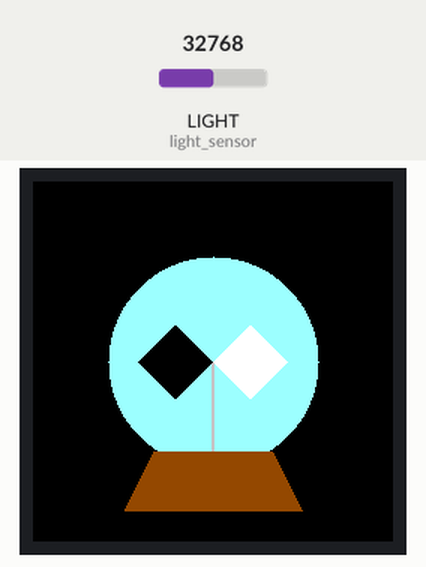
The program below on a simulated CircuitPython board. On the bench: 240×240 colour display. The test bench sets the inputs (shaded band); at power-on: LIGHT (light_sensor) = 32768 (analog values on the 0–65535 scale).

Above: at 0.13 s.
At 1.2 s:
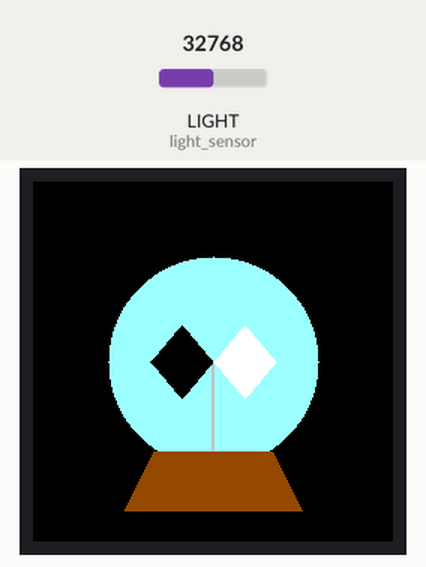
1.3 s: LIGHT (light_sensor) set to 45874
At 3.11 s:
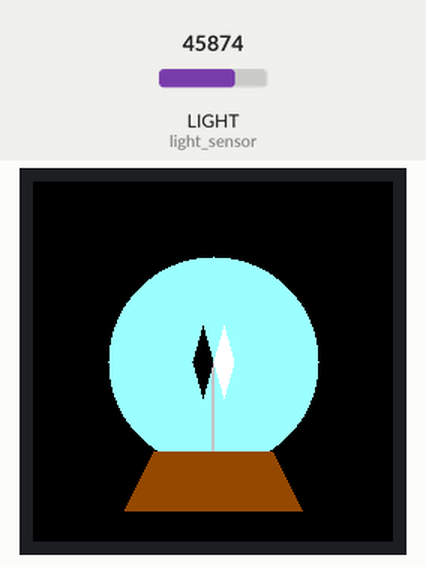
4.3 s: LIGHT (light_sensor) set to 57670
Timing chart, 0 to 7.3 s (numbered marks = the images above; inputs shaded):
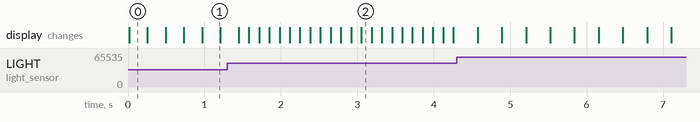

The program:

Crookes-Radio.py
```python
"""

Crookes Radiometer for CircuitPython on CPB TFT Gizmo
Jean Paul Lorrain - 4/10/22
MIT License...

"""

import board
import time
import displayio
import vectorio
import analogio
import simpleio
from adafruit_gizmo import tft_gizmo

displayio.release_displays()  # does the gizmo initialization include a display release?

display = tft_gizmo.TFT_Gizmo()

main_group = displayio.Group()
display.show(main_group)

bg_pal = displayio.Palette(1)
bg_pal[0] = 0x99ffff  # light blue
bg_circle = vectorio.Circle(pixel_shader=bg_pal, radius=70, x=120, y=120)

stick_pal = displayio.Palette(1)
stick_pal[0] = 0xc0c0c0  # silver
center_stick = vectorio.Rectangle(pixel_shader=stick_pal, width=2, height=70, x=119, y=120)

base_pal = displayio.Palette(1)
base_pal[0] = 0x964b00  # brown
base_points = [(0, 0), (20, -40), (100, -40), (120, 0)]
base_poly = vectorio.Polygon(pixel_shader=base_pal, points=base_points, x=60, y=220)

black_pal = displayio.Palette(1)
black_pal[0] = 0x000000
black_points = [(-50, 0), (-25, 25), (0, 0), (-25, -25)]
black_vane = vectorio.Polygon(pixel_shader=black_pal, points=black_points, x=120, y=120)

white_pal = displayio.Palette(1)
white_pal[0] = 0xffffff
white_points = [(0, 0), (25, 25), (50, 0), (25, -25)]
white_vane = vectorio.Polygon(pixel_shader=white_pal, points=white_points, x=120, y=120)

main_group.append(bg_circle)
main_group.append(center_stick)
main_group.append(base_poly)
main_group.append(black_vane)
main_group.append(white_vane)

light_sensor = analogio.AnalogIn(board.LIGHT)

# mapping the light_sensor.value's low to the time value delay_high seems to work ok

# It took me a while to settle on a value for delay_high.  I still wanted
# to see the animation run at a reasonable speed in lower light levels, but
# the actual Crookes Radiometer on my windowsill only spins in direct sunlight.
# A lower value for delay_high increases animation speed in low light.

delay_low = (0.001)
delay_high = (0.5)

while True:

    for i in range(25, 0, -1):
        black_vane.points = [(-(2*i), 0), (-(i), 25), (0, 0), (-(i), -25)]
        white_vane.points = [(0, 0), ((i), 25), ((2*i), 0), ((i), -25)]
        # print(i)
        time.sleep(simpleio.map_range(light_sensor.value, 0, 62500, delay_high, delay_low))

    for i in range(0, 25, 1):
        black_vane.points = [(-(2*i), 0), (-(i), 25), (0, 0), (-(i), -25)]
        white_vane.points = [(0, 0), ((i), 25), ((2*i), 0), ((i), -25)]
        # print(i)
        time.sleep(simpleio.map_range(light_sensor.value, 0, 62500, delay_high, delay_low))
```
